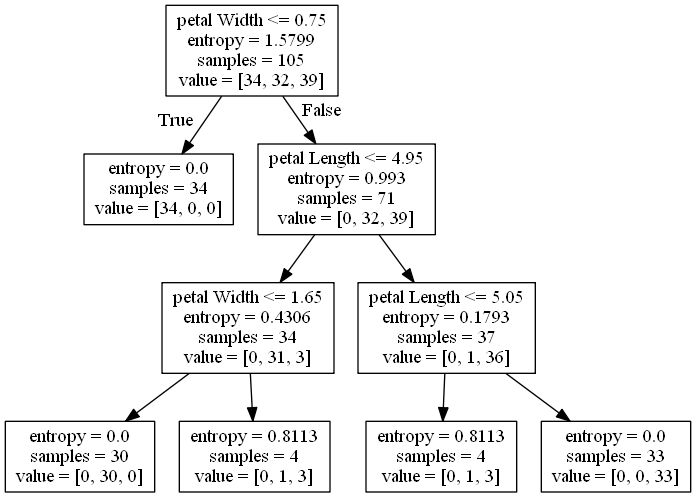
#> input picture 03_modeling_with_scikit-learn/python_machine_learning/chapter03_Scikit-learn/tree.png, 696 x 497 px, given in place of tree.jpg, which was not available
$ python ch6.py   (Python 2 division)   (older library calls are emulated)
#> lines starting #> are read from the running program, lines starting #| are printed output that depends on the picture; pictures that were not available may be replaced by others from this repository, and a replacement may not be noted
"""

"""

################# Figures 06_01 - 06_03 #################
"""

"""
import numpy as np
import matplotlib
#matplotlib.use('Qt4Agg')
import matplotlib.pyplot as plt

# Create the data
x = []
y = []
for centroid in [(2, 2), (8, 2), (2, 8), (8, 8)]:
    print centroid
    for i in range(10):
        x.append(np.random.normal(centroid[0]))
        y.append(np.random.normal(centroid[1]))

# Plot the data
plt.scatter(x, y, color='k', marker='o', s=200)
plt.grid()
plt.show()


# Plot two clusters
plt.figure()
x_clusters = zip(*(iter(x),) * 10)
y_clusters = zip(*(iter(y),) * 10)
plt.scatter(x_clusters[0], y_clusters[0], color='k', marker='o', s=200)
plt.scatter(x_clusters[1], y_clusters[1], color='r', marker='s', s=200)
plt.scatter(x_clusters[2], y_clusters[2], color='k', marker='o', s=200)
plt.scatter(x_clusters[3], y_clusters[3], color='r', marker='s', s=200)
plt.grid()
plt.show()


# Plot four clusters
plt.figure()
x_clusters = zip(*(iter(x),) * 10)
y_clusters = zip(*(iter(y),) * 10)
plt.scatter(x_clusters[0], y_clusters[0], color='k', marker='o', s=200)
plt.scatter(x_clusters[1], y_clusters[1], color='r', marker='s', s=200)
plt.scatter(x_clusters[2], y_clusters[2], color='g', marker='D', s=200)
plt.scatter(x_clusters[3], y_clusters[3], color='b', marker='^', s=200)
plt.grid()
plt.show()
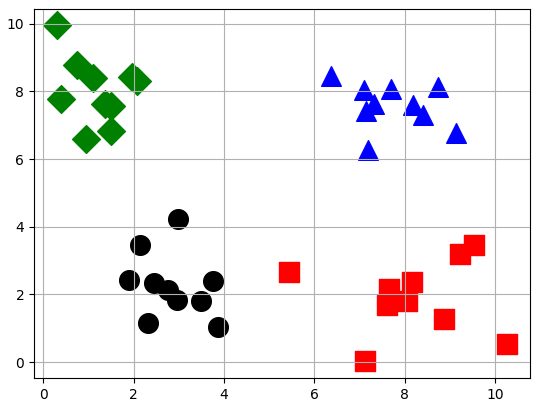
#> figure drawn by matplotlib, 1 panel


################# Figure 06_05 #################
"""

"""
import matplotlib
#matplotlib.use('Qt4Agg')
import matplotlib.pyplot as plt

X = [
    [7, 5],
    [5, 7],
    [7, 7],
    [3, 3],
    [4, 6],
    [1, 4],
    [0, 0],
    [2, 2],
    [8, 7],
    [6, 8],
    [5, 5],
    [3, 7]
]

x, y = zip(*X)
plt.scatter(x, y, color='k')
plt.grid()
plt.show()
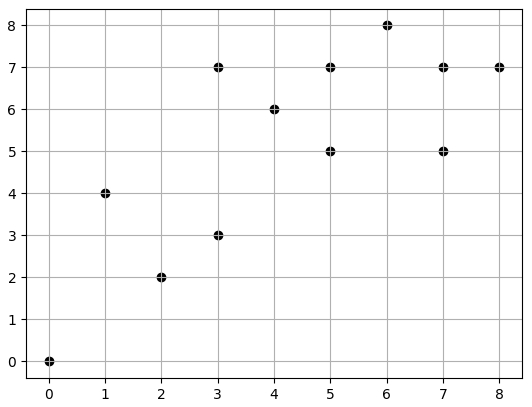
#> figure drawn by matplotlib, 1 panel

################# Figure 06_06 #################
"""
The result of the first iteration of K-Means
"""
import matplotlib
#matplotlib.use('Qt4Agg')
import matplotlib.pyplot as plt
c1x = [5, 4, 1, 6, 3]
c1y = [7, 6, 4, 8, 7]
c2x = [7, 7, 3, 0, 2, 8, 5]
c2y = [5, 7, 3 ,0 ,2 ,7 ,5]
plt.scatter(c1x, c1y, color='r')
plt.scatter([4], [6], color='r', marker='x', s=256)
plt.scatter(c2x, c2y, color='g')
plt.scatter([5], [5], color='g', marker='x', s=256)
plt.grid()
plt.show()


################# Figure 06_07 #################
"""
The result of the second iteration of K-Means
"""
import matplotlib
matplotlib.use('Qt4Agg')
import matplotlib.pyplot as plt
c1x = [5, 7, 4, 8, 6, 3]
c1y = [7, 7, 6, 7, 8, 7]
c2x = [7, 3, 1, 0, 2, 5]
c2y = [5, 3, 4, 0, 2, 5]
plt.scatter(c1x, c1y, color='r')
plt.scatter([3.8], [6.4], color='r', marker='x', s=256)
plt.scatter(c2x, c2y, color='g')
plt.scatter([4.5714285714], [4.1428571429], color='g', marker='x', s=256)
plt.grid()
plt.show()


################# Figure 06_08 #################
"""

"""
import matplotlib
matplotlib.use('Qt4Agg')
import matplotlib.pyplot as plt
c1x = [7, 5, 7, 4, 8, 6, 5, 3]
c1y = [5, 7, 7, 6, 7, 8, 5, 7]
c2x = [3, 1, 0, 2]
c2y = [3, 4, 0, 2]
plt.scatter(c1x, c1y, color='r')
plt.scatter([5.625], [6.5], color='r', marker='x', s=256)
plt.scatter(c2x, c2y, color='g')
plt.scatter([1.5], [2.25], color='g', marker='x', s=256)
plt.grid()
plt.show()


################# Figure 06_09 - 06_10 #################
"""
Plot an unlucky initialization of K-Means
"""
import matplotlib.pyplot as plt

x = [5.749038874212223, 5.655149965177027, 4.438552312330491, 5.451867409428628, 4.861174993666921, 4.574139543873348, 4.7103149112188785, 6.361987372686885, 5.350496964296188, 7.334787828251171, 3.724960975524051, 4.516898332153453, 4.590820167742156, 4.888713715268829, 5.58706618580751, 5.499898334425577, 4.9304851639679645, 5.173367936859512]
y = [1.5600425447366681, 1.8521167472861984, -0.34664839470444786, 0.29180814519742326, -0.5062758938445506, 1.8157831493328997, 1.2612212011027966, 0.8821213955656363, 9.856207716729374, 7.252967807168886, 9.204583302534418, 7.735672187049999, 6.460797098218169, 7.4694452583870445, 7.005875123804591, 7.129196847187513, 8.477115009687902, 8.109716657032214]
c1x = [4.270832165561871]
c1y = [0.24783914312892807]
c2x = [4.741711876896134]
c2y = [0.3086121140743425]

plt.scatter(x, y, color='k', marker='o', s=200)
plt.scatter(c1x, c1y, color='r', marker='D', s=200)
plt.scatter(c2x, c2y, color='g', marker='^', s=200)
plt.xlim((0, 10))
plt.grid()
plt.show()
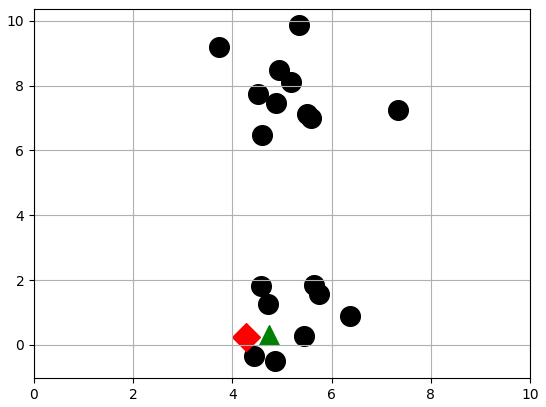
#> figure drawn by matplotlib, 1 panel

c2x = [4.270832165561871, 4.741711876896134, 5.749038874212223, 5.655149965177027, 5.451867409428628, 4.574139543873348, 4.7103149112188785, 6.361987372686885, 5.350496964296188, 7.334787828251171, 3.724960975524051, 4.516898332153453, 4.590820167742156, 4.888713715268829, 5.58706618580751, 5.499898334425577, 4.9304851639679645, 5.173367936859512]
c2y = [0.24783914312892807, 0.3086121140743425, 1.5600425447366681, 1.8521167472861984, 0.29180814519742326, 1.8157831493328997, 1.2612212011027966, 0.8821213955656363, 9.856207716729374, 7.252967807168886, 9.204583302534418, 7.735672187049999, 6.460797098218169, 7.4694452583870445, 7.005875123804591, 7.129196847187513, 8.477115009687902, 8.109716657032214]
c1x = [4.438552312330491, 4.861174993666921]
c1y = [-0.34664839470444786, -0.5062758938445506]

plt.scatter(c1x, c1y, color='r', marker='D', s=200)
plt.scatter(c2x, c2y, color='g', marker='o', s=200)
plt.xlim((0, 10))
plt.grid()
plt.show()
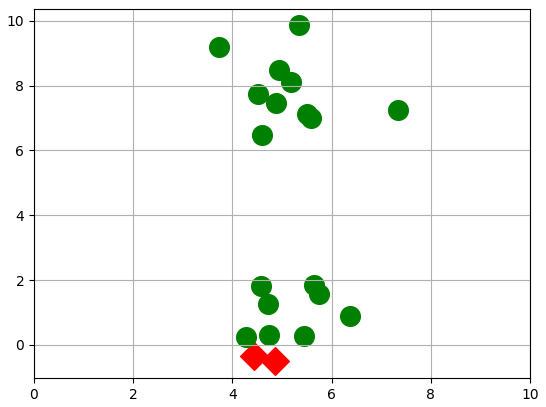
#> figure drawn by matplotlib, 1 panel


################# Sample 1 #################
"""
>>> import numpy as np
>>> from sklearn.cluster import KMeans
>>> from sklearn import metrics
>>> import matplotlib.pyplot as plt

>>> x1 = np.array([1, 2, 3, 1, 5, 6, 5, 5, 6, 7, 8, 9, 7, 9])
>>> x2 = np.array([1, 3, 2, 2, 8, 6, 7, 6, 7, 1, 2, 1, 1, 3])
>>> X = zip(x1, x2)

>>> plt.xlim([0, 10])
>>> plt.ylim([0, 10])
>>> plt.scatter(x1, x2)
>>> plt.show()

>>> colors = ['b', 'g', 'r', 'c', 'm', 'y', 'k', 'b']
>>> markers = ['o', 's', 'D', 'v', '^', 'p', '*', '+']
>>> tests = [2, 3, 4, 8]
>>> for t in tests:
>>>     kmeans_model = KMeans(n_clusters=t).fit(X)
>>>     for i, l in enumerate(kmeans_model.labels_):
>>>         plt.plot(x1[i], x2[i], color=colors[l], marker=markers[l], ls='None')
>>>     plt.xlim([0, 10])
>>>     plt.ylim([0, 10])
>>>     plt.title('K = %s, Silhouette Coefficient = %.03f' % (
>>>         t, metrics.silhouette_score(X, kmeans_model.labels_, metric='euclidean')))
>>>     plt.show()
"""
import matplotlib
matplotlib.use('Qt4Agg')
import numpy as np
from sklearn.cluster import KMeans
from sklearn import metrics
import matplotlib.pyplot as plt

x1 = np.array([1, 2, 3, 1, 5, 6, 5, 5, 6, 7, 8, 9, 7, 9])
x2 = np.array([1, 3, 2, 2, 8, 6, 7, 6, 7, 1, 2, 1, 1, 3])
X = zip(x1, x2)

plt.xlim([0, 10])
plt.ylim([0, 10])
plt.scatter(x1, x2)
plt.show()
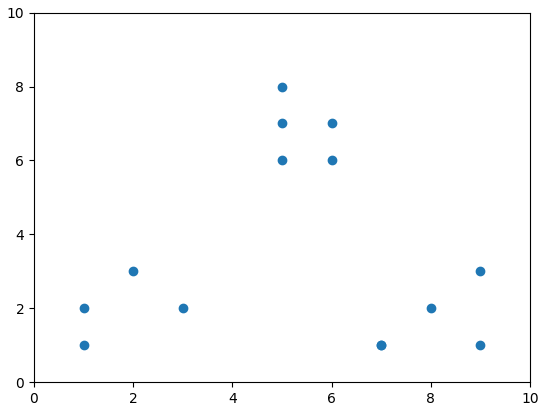
#> figure drawn by matplotlib, 1 panel

colors = ['b', 'g', 'r', 'c', 'm', 'y', 'k', 'b']
markers = ['o', 's', 'D', 'v', '^', 'p', '*', '+']
tests = [2, 3, 4, 8]
for t in tests:
    kmeans_model = KMeans(n_clusters=t).fit(X)
    for i, l in enumerate(kmeans_model.labels_):
        plt.plot(x1[i], x2[i], color=colors[l], marker=markers[l], ls='None')
    plt.xlim([0, 10])
    plt.ylim([0, 10])
    plt.title('K = %s, Silhouette Coefficient = %.03f' % (
        t, metrics.silhouette_score(X, kmeans_model.labels_, metric='euclidean')))
    plt.show()
#> this loop made 4 passes
#> pass 1, `plt.show()`:
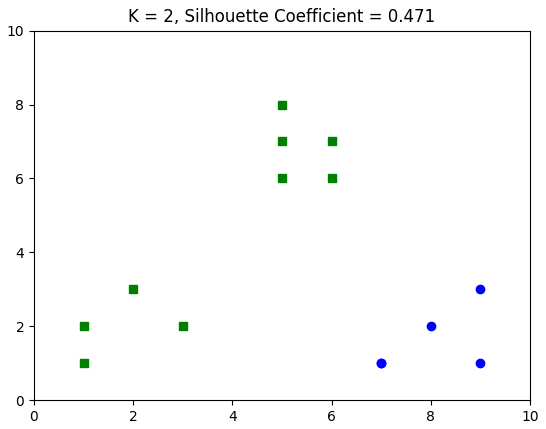
#> figure drawn by matplotlib, 1 panel


################# Sample 2 #################
"""
>>> import numpy as np
>>> import matplotlib.pyplot as plt
>>> from sklearn.cluster import KMeans
>>> from sklearn.utils import shuffle
>>> import mahotas as mh

>>> original_img = np.array(mh.imread('img/tree.jpg'), dtype=np.float64) / 255
>>> original_dimensions = tuple(original_img.shape)
>>> width, height, depth = tuple(original_img.shape)

>>> image_flattened = np.reshape(original_img, (width * height, depth))
>>> image_array_sample = shuffle(image_flattened, random_state=0)[:1000]
>>> estimator = KMeans(n_clusters=64, random_state=0)
>>> estimator.fit(image_array_sample)
>>> cluster_assignments = estimator.predict(image_flattened)

>>> compressed_palette = estimator.cluster_centers_
>>> compressed_img = np.zeros((width, height, compressed_palette.shape[1]))
>>> label_idx = 0
>>> for i in range(width):
>>>     for j in range(height):
>>>         compressed_img[i][j] = compressed_palette[cluster_assignments[label_idx]]
>>>         label_idx += 1

>>> plt.subplot(122)
>>> plt.title('Original Image')
>>> plt.imshow(original_img)
>>> plt.axis('off')
>>> plt.subplot(121)
>>> plt.title('Compressed Image')
>>> plt.imshow(compressed_img)
>>> plt.axis('off')
>>> plt.show()

"""
import matplotlib
matplotlib.use('Qt4Agg')
import numpy as np
import matplotlib.pyplot as plt
from sklearn.cluster import KMeans
from sklearn.utils import shuffle
import mahotas as mh

original_img = np.array(mh.imread('img/tree.jpg'), dtype=np.float64) / 255
#> original_img: shape (497, 696, 3) float64; min 0, max 1, mean 0.946
original_dimensions = tuple(original_img.shape)
#> original_dimensions = (497, 696, 3)
width, height, depth = tuple(original_img.shape)
#> width = 497; height = 696; depth = 3

image_flattened = np.reshape(original_img, (width * height, depth))
image_array_sample = shuffle(image_flattened, random_state=0)[:1000]
#> image_array_sample = 1000 rows, first 8: [1, 1, 1], [1, 1, 1], [1, 1, 1], [1, 1, 1], [1, 1, 1], [1, 1, 1], [1, 1, 1], [1, 1, 1]
estimator = KMeans(n_clusters=64, random_state=0)
estimator.fit(image_array_sample)
cluster_assignments = estimator.predict(image_flattened)

compressed_palette = estimator.cluster_centers_
compressed_img = np.zeros((width, height, compressed_palette.shape[1]))
label_idx = 0
for i in range(width):
    for j in range(height):
        compressed_img[i][j] = compressed_palette[cluster_assignments[label_idx]]
        label_idx += 1
#> after the loop, label_idx = 345912

plt.subplot(122)
plt.title('Original Image')
plt.imshow(original_img)
plt.axis('off')
plt.subplot(121)
plt.title('Compressed Image')
plt.imshow(compressed_img)
plt.axis('off')
plt.show()
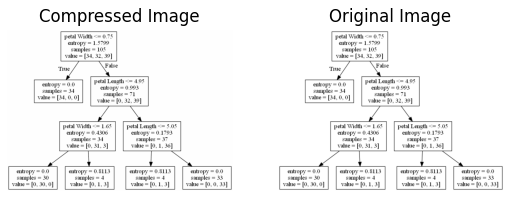
#> figure drawn by matplotlib, 2 panels


################# Sample 3 #################
# TODO try this with the points of interest from ch3
"""
>>> import numpy as np
>>> import mahotas as mh
>>> from mahotas.features import surf
>>> from sklearn.linear_model import LogisticRegression
>>> from sklearn.metrics import *
>>> from sklearn.cluster import MiniBatchKMeans
>>> import glob

>>> all_instance_filenames = []
>>> all_instance_targets = []
>>> for f in glob.glob('cats-and-dogs-img/*.jpg'):
>>>     target = 1 if 'cat' in f else 0
>>>     all_instance_filenames.append(f)
>>>     all_instance_targets.append(target)

>>> surf_features = []
>>> counter = 0
>>> for f in all_instance_filenames:
>>>     print 'Reading image:', f
>>>     image = mh.imread(f, as_grey=True)
>>>     surf_features.append(surf.surf(image)[:, 5:])

>>> train_len = int(len(all_instance_filenames) * .60)
>>> X_train_surf_features = np.concatenate(surf_features[:train_len])
>>> X_test_surf_feautres = np.concatenate(surf_features[train_len:])
>>> y_train = all_instance_targets[:train_len]
>>> y_test = all_instance_targets[train_len:]

>>> n_clusters = 300
>>> print 'Clustering', len(X_train_surf_features), 'features'
>>> estimator = MiniBatchKMeans(n_clusters=n_clusters)
>>> estimator.fit_transform(X_train_surf_features)

>>> X_train = []
>>> for instance in surf_features[:train_len]:
>>>     clusters = estimator.predict(instance)
>>>     features = np.bincount(clusters)
>>>     if len(features) < n_clusters:
>>>         features = np.append(features, np.zeros((1, n_clusters-len(features))))
>>>     X_train.append(features)

>>> X_test = []
>>> for instance in surf_features[train_len:]:
>>>     clusters = estimator.predict(instance)
>>>     features = np.bincount(clusters)
>>>     if len(features) < n_clusters:
>>>         features = np.append(features, np.zeros((1, n_clusters-len(features))))
>>>     X_test.append(features)

>>> clf = LogisticRegression(C=0.001, penalty='l2')
>>> clf.fit_transform(X_train, y_train)
>>> predictions = clf.predict(X_test)
>>> print classification_report(y_test, predictions)
>>> print 'Precision:', precision_score(y_test, predictions)
>>> print 'Recall:', recall_score(y_test, predictions)
>>> print 'Accuracy:', accuracy_score(y_test, predictions)
Reading image: dog.9344.jpg
...
Reading image: dog.8892.jpg
Clustering 756914 features
             precision    recall  f1-score   support

          0       0.71      0.76      0.73       392
          1       0.75      0.70      0.72       408

avg / total       0.73      0.73      0.73       800

Precision:  0.751322751323
Recall:  0.696078431373
Accuracy:  0.7275
"""
import numpy as np
import mahotas as mh
from mahotas.features import surf
from sklearn.linear_model import LogisticRegression
from sklearn.metrics import *
from sklearn.cluster import MiniBatchKMeans
import glob

all_instance_filenames = []
all_instance_targets = []
for f in glob.glob('cats-and-dogs-img/*.jpg'):
    target = 1 if 'cat' in f else 0
    all_instance_filenames.append(f)
    all_instance_targets.append(target)

surf_features = []
counter = 0
for f in all_instance_filenames:
    print 'Reading image:', f
    image = mh.imread(f, as_grey=True)
    surf_features.append(surf.surf(image)[:, 5:])

train_len = int(len(all_instance_filenames) * .60)
#> (the run stopped early here; a loop or call above may not have finished)
